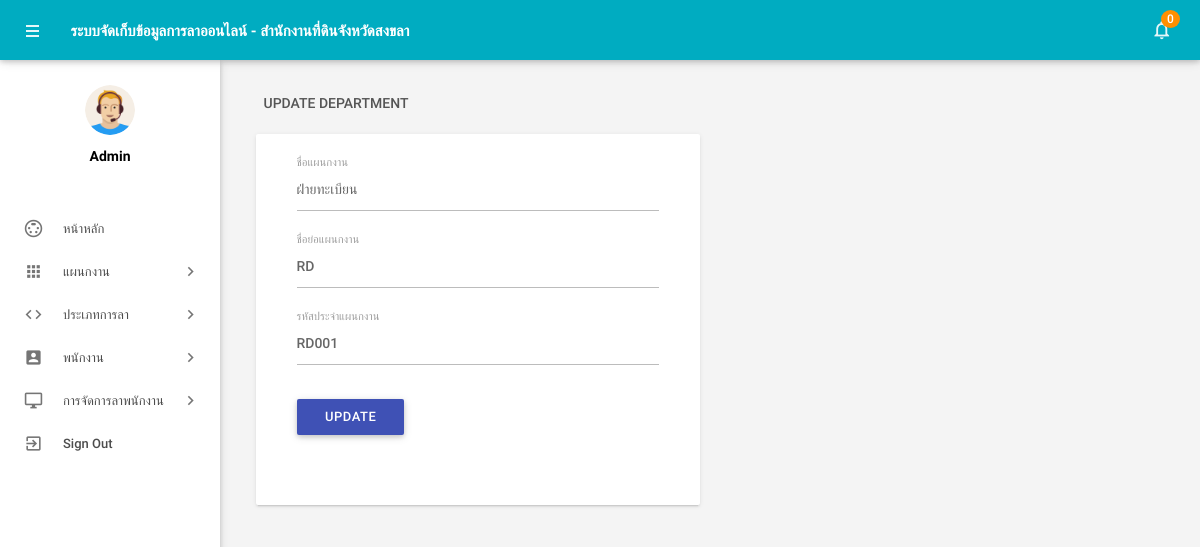
Screenshot of /admin/editdepartment.php?deptid=1 (signed in) with the database file from the repository.
### tables this page shows
CREATE TABLE IF NOT EXISTS tbldepartments(
  `id` int(11) NOT NULL,
  `DepartmentName` varchar(150) DEFAULT NULL,
  `DepartmentShortName` varchar(100) NOT NULL,
  `DepartmentCode` varchar(50) DEFAULT NULL,
  `CreationDate` timestamp NULL DEFAULT CURRENT_TIMESTAMP
)CHARACTER SET utf8;

### admin/editdepartment.php (the view, shortened to what this page needs)
<?php
include('includes/config.php');
if(strlen($_SESSION['alogin'])==0)
    {
header('location:index.php');
}
else{
    ?>
<!DOCTYPE html>
<html lang="en">
    <head>
        <link type="text/css" rel="stylesheet" href="../assets/plugins/materialize/css/materialize.min.css"/>
        <link href="../assets/plugins/material-preloader/css/materialPreloader.min.css" rel="stylesheet">
        <link href="../assets/css/alpha.min.css" rel="stylesheet" type="text/css"/>
        <link href="../assets/css/custom.css" rel="stylesheet" type="text/css"/>
    </head>
    <body>
  <?php include('includes/header.php');?>
       <?php include('includes/sidebar.php');?>
            <main class="mn-inner">
                <div class="row">
                    <div class="col s12">
                        <div class="page-title">Update Department</div>
                    </div>
                    <div class="col s12 m12 l6">
                        <div class="card">
                            <div class="card-content">
                                <div class="row">
                                    <form class="col s12" name="chngpwd" method="post">
<?php
$did=intval($_GET['deptid']);
$sql = "SELECT * from tbldepartments WHERE id=:did";
$query = $dbh -> prepare($sql);
$query->bindParam(':did',$did,PDO::PARAM_STR);
$query->execute();
$results=$query->fetchAll(PDO::FETCH_OBJ);
if($query->rowCount() > 0)
{
foreach($results as $result)
{               ?>
                                        <div class="row">
                                            <div class="input-field col s12">
<input id="departmentname" type="text"  class="validate" autocomplete="off" name="departmentname" value="<?php echo htmlentities($result->DepartmentName);?>"  required>
                                                <label for="deptname">ชื่อแผนกงาน</label>
                                            </div>
          <div class="input-field col s12">
<input id="departmentshortname" type="text"  class="validate" autocomplete="off" value="<?php echo htmlentities($result->DepartmentShortName);?>" name="departmentshortname"  required>
                                                <label for="deptshortname">ชื่อย่อแผนกงาน</label>
                                            </div>
  <div class="input-field col s12">
 <input id="deptcode" type="text" name="deptcode" class="validate" autocomplete="off" value="<?php echo htmlentities($result->DepartmentCode);?>" required>
                                                <label for="password">รหัสประจำแผนกงาน</label>
                                            </div>
<?php }} ?>
<div class="input-field col s12">
<button type="submit" name="update" class="waves-effect waves-light btn indigo m-b-xs">UPDATE</button>
</div>
                                        </div>
                                    </form>
                                </div>
                            </div>
                        </div>
                    </div>
                </div>
            </main>
        </div>
        <div class="left-sidebar-hover"></div>
    </body>
</html>
<?php } ?>

### rows the page displays
tbldepartments: departmentname "ฝ่ายทะเบียน", departmentshortname "RD", deptcode "RD001"

### other values shown
$unreadcount "0"
